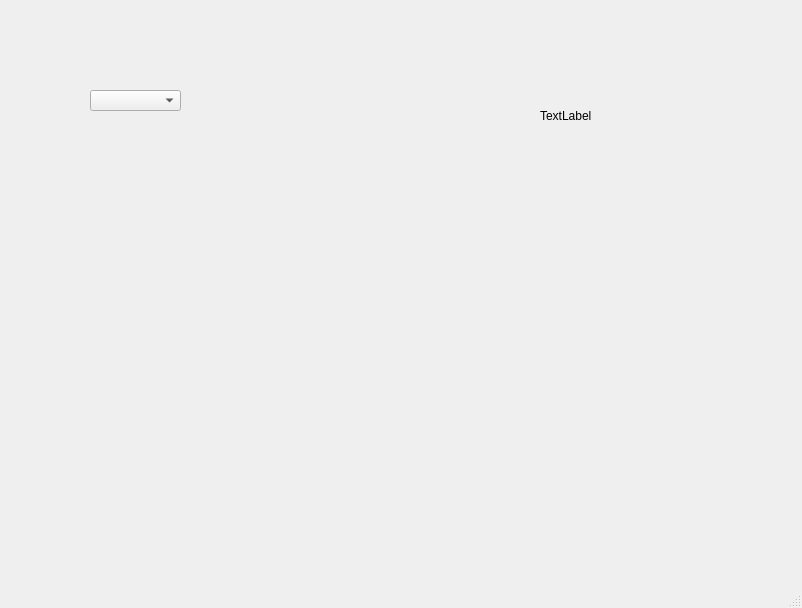
<?xml version="1.0" encoding="UTF-8"?>
<ui version="4.0">
 <class>MainWindow</class>
 <widget class="QMainWindow" name="MainWindow">
  <property name="geometry">
   <rect>
    <x>0</x>
    <y>0</y>
    <width>802</width>
    <height>608</height>
   </rect>
  </property>
  <property name="windowTitle">
   <string>MainWindow</string>
  </property>
  <widget class="QWidget" name="centralwidget">
   <widget class="QComboBox" name="CBox_COM">
    <property name="geometry">
     <rect>
      <x>90</x>
      <y>90</y>
      <width>91</width>
      <height>21</height>
     </rect>
    </property>
   </widget>
   <widget class="QLabel" name="label_debug">
    <property name="geometry">
     <rect>
      <x>540</x>
      <y>50</y>
      <width>151</width>
      <height>131</height>
     </rect>
    </property>
    <property name="layoutDirection">
     <enum>Qt::LeftToRight</enum>
    </property>
    <property name="autoFillBackground">
     <bool>false</bool>
    </property>
    <property name="text">
     <string>TextLabel</string>
    </property>
   </widget>
  </widget>
  <widget class="QMenuBar" name="menubar">
   <property name="geometry">
    <rect>
     <x>0</x>
     <y>0</y>
     <width>802</width>
     <height>22</height>
    </rect>
   </property>
  </widget>
  <widget class="QStatusBar" name="statusbar"/>
 </widget>
 <resources/>
 <connections>
  <connection>
   <sender>CBox_COM</sender>
   <signal>currentIndexChanged(QString)</signal>
   <receiver>label_debug</receiver>
   <slot>setText(QString)</slot>
   <hints>
    <hint type="sourcelabel">
     <x>165</x>
     <y>132</y>
    </hint>
    <hint type="destinationlabel">
     <x>345</x>
     <y>132</y>
    </hint>
   </hints>
  </connection>
 </connections>
</ui>
